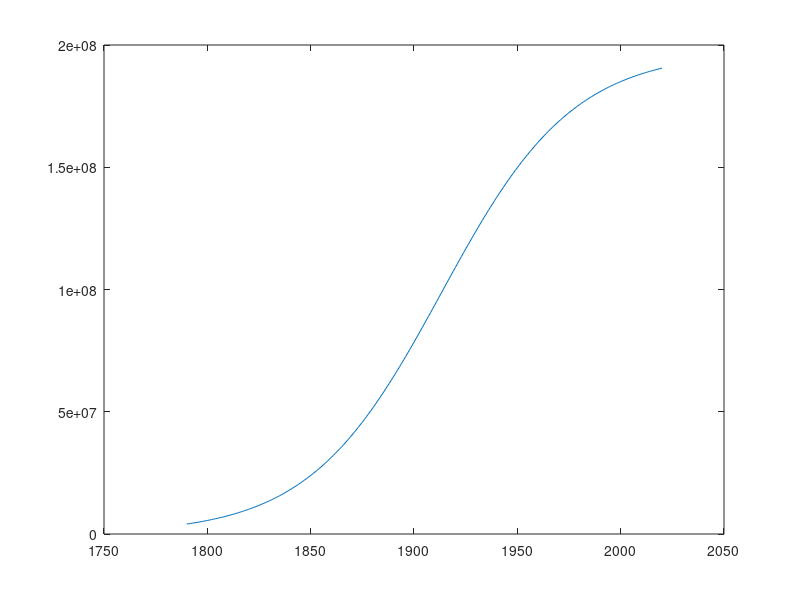

Reproduce this figure in MATLAB.
%% Question 1
% number of elements
n = 10

% a
x = [2:2:2 * n]

% b
x = [10:-2:-8]

% c
x = 1 ./ [1:1:n]

% d
x = [0:1:n - 1] ./ [1:1:n]

%% Question 2
x = [2 5 1 6]

% a 
x + 16

% b
x(1:2:end) = x(1:2:end) + 3

% c
sqrt(x)

%% Question 3
M = 3
N = 2
A = rand(M, N)
A(A < 0.2) = 0
A(A >= 0.2) = 1

%% Question 4
function B = ChangeMatrix(M, N)

    A = rand(M, N);
    
    for i = 1:M
        for j = 1:N
            if(A(i, j) < 0.2)
                A(i, j) = 0;
            else
                A(i, j) = 1;
            end
        end
    end
end

%% Question 5
x = [3 15 9 12 -1 0 -12 9 6 1]
% a
x(x > 0) = 0

% b
index = find(x(mod(x, 2) == 0))
x(index) = x(index) * 5

% c
y = x(x > 10)


%% Question 6
t = [1790:1:2020]
pt  = 197273000 ./ (1 + exp(-0.0313 * (t - 1913.25)))

plot(t, pt);
x = pt(find(t == 2020));

